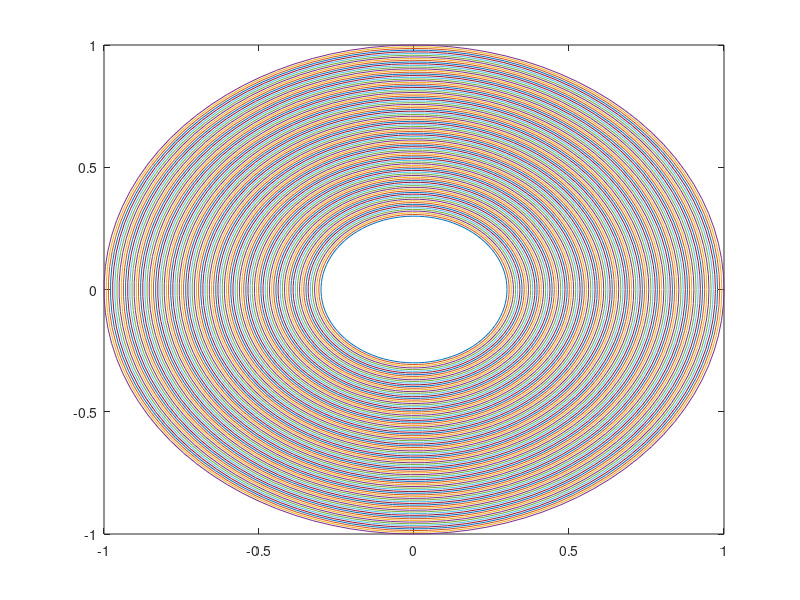

Source code (MATLAB): (Note: this script raises an error after producing the figure.)
addpath('../maps','../primeP','../complex-potentials')

q = .3;
nr = 100; nt = 100;
zr = linspace(q,1,nr+2); %zr(1) = []; zr(end) = [];
zt = linspace(0,2*pi,nt);
zeta = zr.*exp(1i*zt');
zetab = [q,1].*exp(1i*zt');
plot(zeta);
phi = pi/7;
alpha = 0;
[f,fd,a,d] = circularWing(q);
[f,fd,a,zt,d] = flatWing(alpha,q);
%[f,fd,a,zt,d] = centeredCircularArcWing(phi,q);

dDot = 1;
aDot = 0;
flow = 'strain';
%flow = 'vortices';
flow = 'uniform';
flow = 'movement';

if strcmp(flow,'strain')

    [potential,compVel] = strain(q,a);
    vals = imag(potential(exp(1i*[+1;-1]*pi/4).*linspace(q,1,10)));
    clim = [0,3];

elseif strcmp(flow,'vortices')
    
    beta = -sqrt(q);
    [potential,compVel] = vortices(beta,q,[1e3,100]);
    vals = imag(potential(exp(1i*[+1;-1]*pi/4).*linspace(q,1,10)));
    clim = [0,1];

elseif strcmp(flow,'uniform')
    
    [potential,compVel] = uniform(q,a);
    vals = imag(linspace(potential(-1),potential(.9),10));
    clim = [0,1.5];

    elseif strcmp(flow,'movement')
    
    [potential,compVel] = movement(f,d,dDot,aDot,q);
    vals = imag(linspace(potential(-1),potential(.9),10));
    clim = [-1,1];

end

%% Plots

z = f(zeta);
zb = f(zetab);

myAx = [-4,5,0,4];
subplot(2,1,1)
plot(z(:,1:10:end),'k','LineWidth',2);
hold on
plot(f(zt(1)),'mo')
plot(f(zt(2)),'go')

plot(zb(:,1),'r','LineWidth',3); % Plot the image of C0
plot(zb(:,2),'b','LineWidth',3); % Plot the image of C1 
hold off
axis equal
axis(myAx)

subplot(2,1,2)
pcolor(real(z),imag(z),-imag(compVel(zeta)./fd(zeta))); % Plot the velocity
colormap jet; shading interp; caxis(clim); colorbar
hold on
contour(real(z),imag(z),imag(potential(zeta)),vals(:),'w','LineWidth',1);
plot(zb(:,1),'k','LineWidth',3) % Make lines black now to not intervfere with color plot
plot(zb(:,2),'k','LineWidth',3)
hold off
axis equal
axis(myAx)
return
%% 

disp('Displays flow.')
pause

%%

disp('Displays another flow');
pause